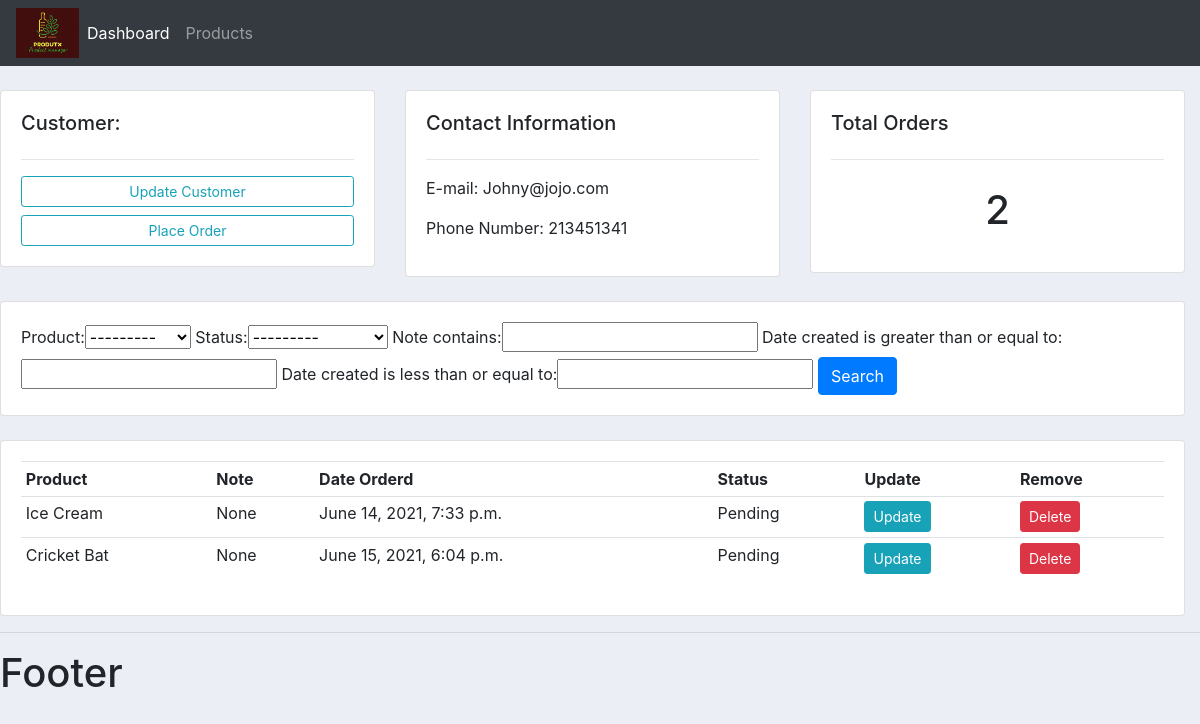
The app's page /customer/1/ with its own data.
### accounts/models.py (models this page shows, shortened)
class Customer(models.Model):
    name = models.CharField(max_length=200,null=True)
    email = models.EmailField(max_length=254,null=True)
    phone = models.CharField(max_length=15,null=True)
    date_created = models.DateTimeField(auto_now_add=True,null=True)

class Order(models.Model):
    STATUS = (
        ('Pending','Pending'),
        ('Out For Delivery','Out for delivery'),
        ('Delivered','Delivered'),
    )
    customer = models.ForeignKey(Customer,null=True,on_delete=models.SET_NULL)
    product=  models.ForeignKey(Product,null=True,on_delete=models.SET_NULL)
    date_created = models.DateTimeField(auto_now_add=True,null=True)
    status = models.CharField(choices=STATUS, max_length=50)
    note = models.CharField(max_length=50,null=True, choices=STATUS)

class Product(models.Model):
    CATEGORY = (
        ('Indoor','Indoor'),
        ('Outdoor','Outdoor')
    )
    name = models.CharField( max_length=150,null=True)
    price = models.FloatField(null=True)
    category = models.CharField(max_length=200,null=True,choices=CATEGORY)
    description =models.CharField(max_length=200,null=True,blank=True)
    date_created = models.DateTimeField(auto_now_add=True,null=True)
    tags = models.ManyToManyField(Tag)
    def __str__(self) -> str:
        return self.name

### accounts/views.py (the view)
# urls.py: path('customer/<str:pk_test>/',views.customer,name="customer"),
def customer(request,pk_test):
    customer = Customer.objects.get(id=pk_test)
    orders = customer.order_set.all()
    order_count=orders.count()
    customerFilter = OrderFilter(request.GET,queryset=orders)
    orders = customerFilter.qs
    context={'customer':customer,'orders':orders,'order_count':order_count,'customerFilter':customerFilter}
    return render(request,'accounts/customer.html',context)

### accounts/templates/accounts/customer.html
{% extends 'accounts/main.html' %}
{% block content %}
<br>
<div class="row">
    <div class="col-md">
        <div class="card card-body">
            <h5>Customer:</h5>
            <hr>
            <a class="btn btn-outline-info btn-sm btn-block"href="">Update Customer</a>
            <a class="btn btn-outline-info btn-sm btn-block"href="{% url 'create_order' customer.id %}">Place Order</a>
        </div>
    </div>
    <div class="col-md">
        <div class="card card-body">
            <h5>Contact Information</h5>
            <hr>
            <p>E-mail: {{customer.email}}</p>
            <p>Phone Number: {{customer.phone}} </p>
        </div>
    </div>
    <div class="col-md">
        <div class="card card-body">
            <h5>Total Orders</h5>
            <hr>
            <h1 style="text-align: center;padding: 10px">{{order_count}}</h1>
        </div>
    </div>
</div>
<br>
<div class="row">
    <div class="col">
        <div class="card card-body">
            <form method="get">
                {{customerFilter.form}}
                <button class="btn btn-primary" type="submit">Search</button>
            </form>
        </div>
    </div>
</div>
<br>
<div class="row">
    <div class="col-md">
        <div class="card card-body">
            <table class="table table-sm">
                <tr>
                    <th>Product</th>
                    <th>Note</th>
                    <th>Date Orderd</th>
                    <th>Status</th>
                    <th>Update</th>
                    <th>Remove</th>
                </tr>
                {%for order in orders%}
                <tr>
                    <td>{{order.product}}</td>
                    <td>{{order.note}}</td>
                    <td>{{order.product.date_created}}</td>
                    <td>{{order.status}}</td>
                    <td><a class="btn btn-sm btn-info"  href="{%url 'update_order' order.id%}">Update</a></td>
                    <td><a class="btn btn-sm btn-danger"  href="{%url 'delete_order' order.id%}">Delete</a></td>
                </tr>
                {%endfor%}
            </table>
        </div>
    </div>
</div>
{% endblock content %}

### static/css/main.css (style rules this page uses)
body { background-color: #ebeff5; }
.row { margin-right: 0px; }

### records on screen
Customer: email "Johny@jojo.com", phone "213451341"
Order: product "Ice Cream", note "None", product.date_created "June 14, 2021, 7:33 p.m.", status "Pending"
Order: product "Cricket Bat", note "None", product.date_created "June 15, 2021, 6:04 p.m.", status "Pending"

### other values on screen
{{ order_count }} "2"
